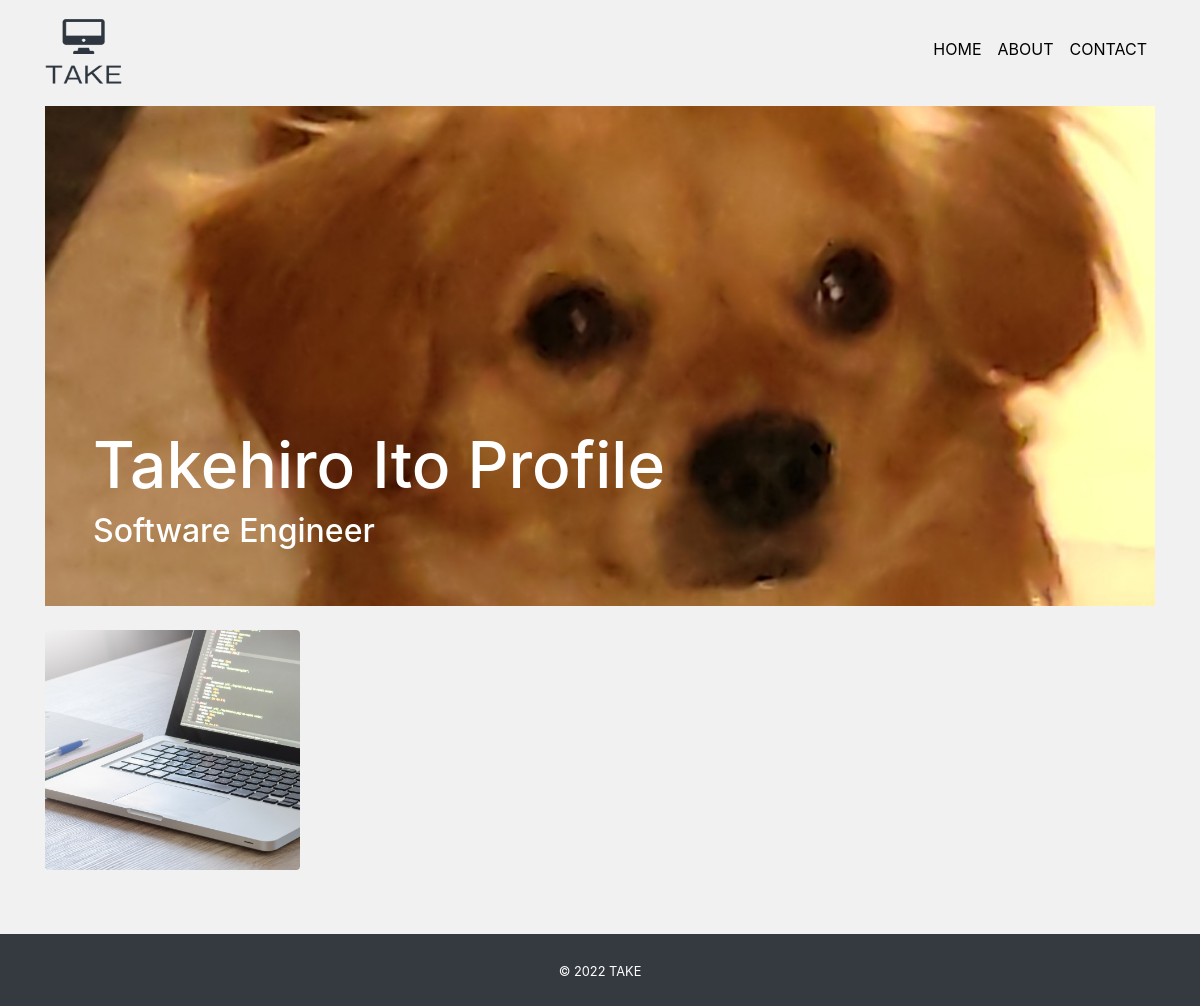
/, run on an earlier commit of the app's database.
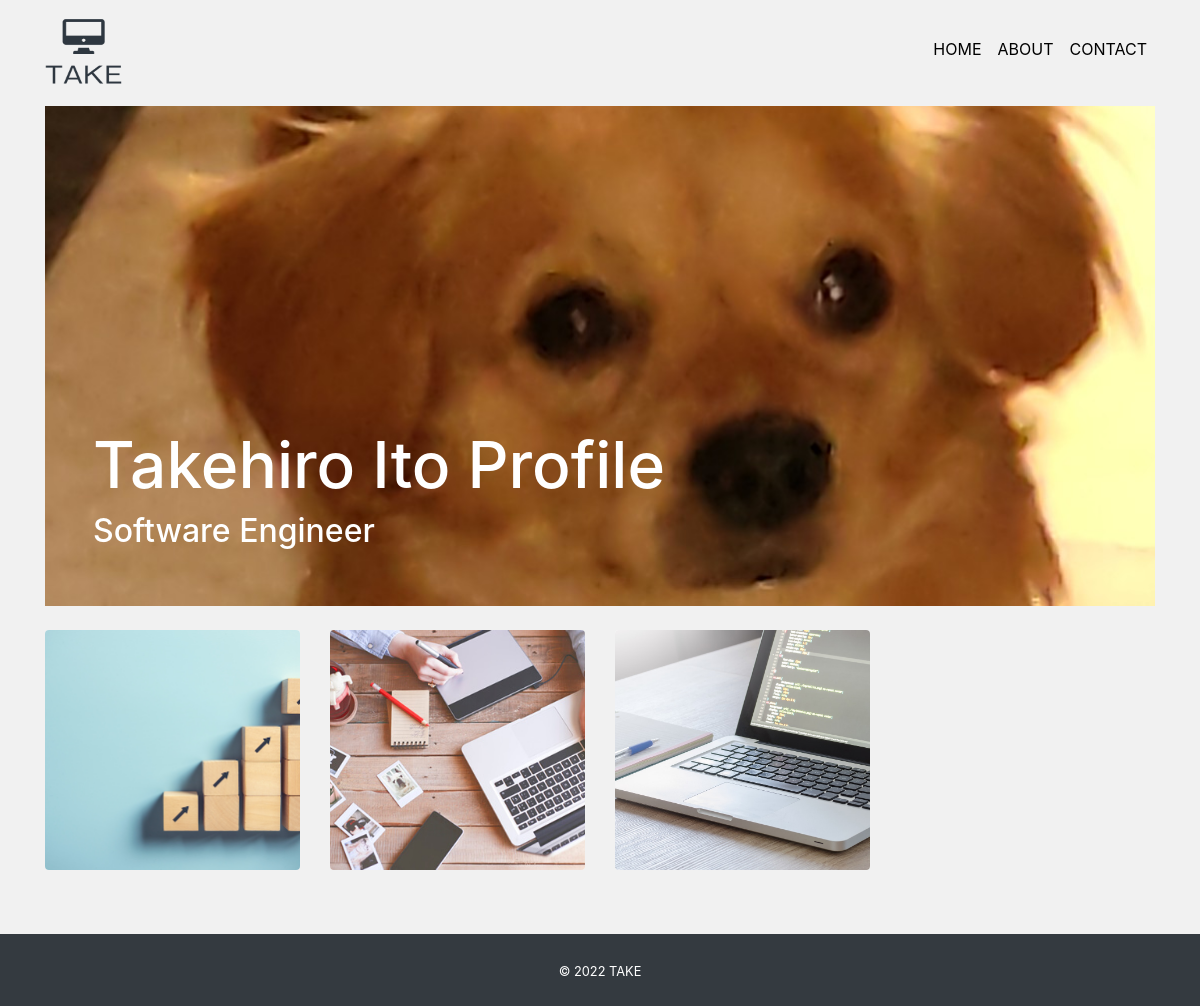
And on a later commit of the database.
### mysite/models.py (models this page shows, shortened)
class Profile(models.Model):
    title = models.CharField('タイトル', max_length=100, null=True, blank=True)
    subtitle = models.CharField(
        'サブタイトル', max_length=100, null=True, blank=True)
    name = models.CharField('名前', max_length=100)
    job = models.TextField('仕事')
    introduction = models.TextField('自己紹介')
    github = models.CharField('github', max_length=100, null=True, blank=True)
    twitter = models.CharField(
        'twitter', max_length=100, null=True, blank=True)
    linkedin = models.CharField(
        'linkedin', max_length=100, null=True, blank=True)
    facebook = models.CharField(
        'facebook', max_length=100, null=True, blank=True)
    instagram = models.CharField(
        'instagram', max_length=100, null=True, blank=True)
    slack = models.CharField('slack', max_length=100, null=True, blank=True)
    topimage = models.ImageField(upload_to='images', verbose_name='トップ画像')
    subimage = models.ImageField(upload_to='images', verbose_name='サブ画像')

class Work(models.Model):
    title = models.CharField('タイトル', max_length=100)
    image = models.ImageField(upload_to="images", verbose_name='イメージ画像')
    thumbnail = models.ImageField(
        upload_to="images", verbose_name='サムネイル', null='True', blank='True')
    skill = models.CharField('スキル', max_length=100)
    url = models.CharField('URL', max_length=100, null='True', blank='True')
    created = models.DateField('作成日')
    description = models.TextField('説明')

### mysite/views.py (the view)
# urls.py: path('', views.IndexView.as_view(), name='index'),
class IndexView(View):
    def get(self, request, *args, **kwargs):
        profile_data = Profile.objects.all()
        if profile_data.exists():
            profile_data = profile_data.order_by('-id')[0]
        work_data = Work.objects.order_by('-id')
        return render(request, 'mysite/index.html', {
            'profile_data': profile_data,
            'work_data': work_data
        })

### mysite/templates/mysite/index.html (shortened to what this page needs)
{% extends 'mysite/base.html' %}
{% block content %}
<div class="card top d-flex flex-column justify-content-end mb-4">
    <img src="{{ profile_data.topimage.url }}" alt="">
    <div class="overlay text-white p-5">
        <h1 class="title">{{ profile_data.title }}</h1>
        <h5 class="subtitle">{{ profile_data.subtitle }}</h5>
    </div>
</div>
<div class="row mb-5">
    {% for work in work_data %}
    <div class="col-6 col-md-3 mb-3">
        <div class="card work-thumbnail">
            {% if work.thumbnail %}
            <img src="{{ work.thumbnail.url }}" alt="" class="work-img">
            {% else %}
            <img src="{{ work.image.url }}" alt="" class="work-img">
            {% endif %}
        </div>
    </div>
    {% endfor%}
</div>
{% endblock %}

### mysite/templates/mysite/base.html (shortened to what this page needs)
{% load static %}
<!DOCTYPE html>
<html lang="ja">
<head>
    <link rel="stylesheet" href="https://stackpath.bootstrapcdn.com/bootstrap/4.5.0/css/bootstrap.min.css"
>
    <link rel="stylesheet" href="https://use.fontawesome.com/releases/v5.6.3/css/all.css">
    <link rel="stylesheet" href="{% static 'css/style.css' %}">
</head>
<body>
    <nav class="navbar navbar-expand-lg">
        <div class="container">
            <a href="/" class="navbar-brand">
                <img src="{% static 'img/logo.png' %}" alt="" width="80" height="80">
            </a>
            <ul class="navbar-nav">
                <li class="" nav-item mr-3>
                    <a href="/" class="nav-link nav-color">HOME</a>
                </li>
                <li class="" nav-item mr-3>
                    <a href="{% url 'about' %}" class="nav-link nav-color">ABOUT</a>
                </li>
                <li class="" nav-item mr-3>
                    <a href="{% url 'contact' %}" class="nav-link nav-color">CONTACT</a>
                </li>
            </ul>
        </div>
    </nav>
    <main>
        <div class="container">
            {% block content %}
            {% endblock %}
        </div>
    </main>
    <footer class="py-4 bg-dark text-center">
        <small class="text-white">&copy; 2022 TAKE</small>
    </footer>
</body>
</html>

### mysite/static/css/style.css (style rules this page uses)
* { margin: 0; padding: 0; box-sizing: border-box; }
body { background: #f1f1f1; display: flex; flex-flow: column; min-height: 100vh; }
.navbar-nav { flex-direction: row!important; }
.nav-color { color: black; }
.nav-color:after { content: ""; display: block; height: 2px; background: #EE6C4D; margin-top: 6px; opacity: 0; transform: translate(12px); transition: all 0.3s ease-in-out; }
.top img { object-fit: cover; height: 500px; }
.overlay { position: absolute; }
.title { font-size: 4rem; }
.subtitle { font-size: 2rem; }
.work-thumbnail { overflow: hidden; position: relative; }
.work-img { object-fit: cover; height: 240px; }
.card { border: none; }

What changed in the data, as far as the page shows it:
added Work: image (picture)
added Work: image (picture)
